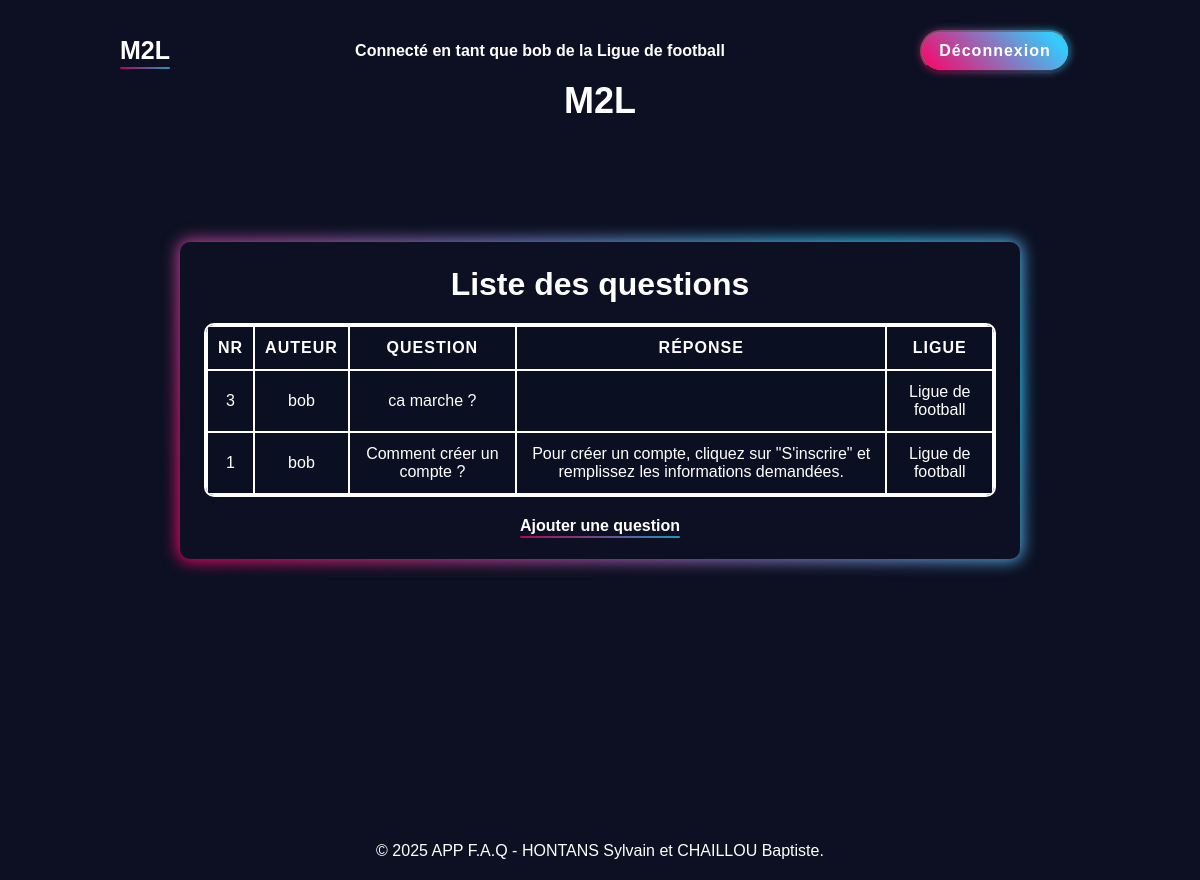
/pages/php/list.php (signed in), run on the app's committed database.
### tables this page shows
CREATE TABLE `ligue` (
  `id_ligue` int(11) NOT NULL,
  `lib_ligue` varchar(50) DEFAULT NULL
);

CREATE TABLE `faq` (
  `id_faq` int(11) NOT NULL,
  `question` varchar(255) DEFAULT NULL,
  `reponse` varchar(255) DEFAULT NULL,
  `dat_question` datetime DEFAULT NULL,
  `dat_reponse` datetime DEFAULT NULL,
  `id_user` int(11) NOT NULL
);

CREATE TABLE `user_` (
  `id_user` int(11) NOT NULL,
  `pseudo` varchar(50) DEFAULT NULL,
  `mail` varchar(50) DEFAULT NULL,
  `mdp` varchar(255) DEFAULT NULL,
  `id_ligue` int(11) NOT NULL,
  `id_usertype` int(11) NOT NULL
);

### template/php/authentification.php (called while the page is built, shortened)
<?php
if (!function_exists('getUserInfo')) {
    function getUserInfo($dbh, $username) {
        $userQuery = "SELECT user_.id_user, user_.id_ligue, usertype.id_usertype, usertype.lib_usertype
                        FROM user_, usertype
                        WHERE user_.id_usertype = usertype.id_usertype
                        AND user_.pseudo = :username";
        try {
            $userStmt = $dbh->prepare($userQuery);
            $userStmt->bindParam(':username', $username, PDO::PARAM_STR);
            $userStmt->execute();
            return $userStmt->fetch(PDO::FETCH_ASSOC);
        } catch (PDOException $ex) {
            die("Erreur lors de la récupération des informations utilisateur : " . $ex->getMessage());
        }
    }
}
if (!function_exists('isAdmin')) {
    function isAdmin($userType) {
        return $userType === 'Admin';
    }
}
if (!function_exists('getFaqMessages')) {
    function getFaqMessages($dbh, $userInfo) {
        $userType = $userInfo['lib_usertype'];
        $userLigue = $userInfo['id_ligue'];
        if (isAdmin($userType)) {
            $sql = "SELECT faq.id_faq, user_.pseudo, faq.question, faq.reponse, ligue.lib_ligue, user_.id_ligue
                    FROM faq, user_, ligue
                    WHERE faq.id_user = user_.id_user
                    AND user_.id_ligue = ligue.id_ligue
                    ORDER BY faq.id_faq DESC";
            $sth = $dbh->prepare($sql);
        } else {
            $sql = "SELECT faq.id_faq, user_.pseudo, faq.question, faq.reponse, ligue.lib_ligue, user_.id_ligue
                    FROM faq, user_, ligue
                    WHERE faq.id_user = user_.id_user
                    AND user_.id_ligue = ligue.id_ligue
                    AND user_.id_ligue = :userLigue
                    ORDER BY faq.id_faq DESC";
            $sth = $dbh->prepare($sql);
            $sth->bindParam(':userLigue', $userLigue, PDO::PARAM_INT);
        }
        try {
            $sth->execute();
            return $sth->fetchAll(PDO::FETCH_ASSOC);
        } catch (PDOException $ex) {
            die("Erreur lors de la récupération des messages : " . $ex->getMessage());
        }
    }
}
?>

### pages/php/list.php (the view, shortened to what this page needs)
<?php
    include '../../template/php/header.php';
    include '../../template/php/authentification.php';
    $dbh = db_connect();
    $userInfo = getUserInfo($dbh, $_SESSION["username"]);
?>
<!DOCTYPE html>
<html lang="fr">
<head>
    <link rel="stylesheet" href="../css/main.css">
</head>
<body>
    <h1 class="titel-appfaq">M2L</h1>
    <div class="container">
    <h2>Liste des questions</h2>
    <?php
        $rows = getFaqMessages($dbh, $userInfo);
        echo "<table>";
        echo "<tr>";
        echo "<th>NR</th>";
        echo "<th>Auteur</th>";
        echo "<th>Question</th>";
        echo "<th>Réponse</th>";
        echo "<th>Ligue</th>";
        echo "</tr>";
        foreach ($rows as $row) {
            echo "<tr>";
            echo "<td>" . $row['id_faq'] . "</td>";
            echo "<td>" . $row['pseudo'] . "</td>";
            echo "<td>" . $row['question'] . "</td>";
            echo "<td>" . $row['reponse'] . "</td>";
            echo "<td>" . $row['lib_ligue'] . "</td>";
            echo "</tr>";
        }
        echo "</table>";
    ?>
    <a href="add.php">Ajouter une question</a>
    </div>
    <?php
        include '../../template/php/footer.php';
    ?>
</body>
</html>

### template/php/header.php (shortened to what this page needs)
<?php
    $base_url = rtrim(str_replace('\\', '/', dirname(dirname(dirname($_SERVER['PHP_SELF'])))), '/');
?>
<header class="header">
    <a class="logo" href="<?= $base_url ?>/pages/php/list.php">M2L</a>
    <h1>
        <?php
            if(isset($_SESSION["username"])) {
                $username = $_SESSION["username"];
                $dbh = db_connect();
                $sql = "SELECT lib_ligue
                        FROM ligue, user_
                        WHERE ligue.id_ligue = user_.id_ligue
                        AND user_.pseudo = :username";
                try {
                    $sth = $dbh->prepare($sql);
                    $sth->bindParam(':username', $username, PDO::PARAM_STR);
                    $sth->execute();
                    $userinfo = $sth->fetch(PDO::FETCH_ASSOC);
                    if($userinfo && isset($userinfo['lib_ligue'])) {
                        echo '<p>Connecté en tant que '. $username . ' de la ' . $userinfo['lib_ligue'] . '</p>';
                    } else {
                        echo '<p>Connecté en tant que '. $username . '</p>';
                    }
                } catch (PDOException $ex) {
                    die("Erreur lors de la requête SQL : " . $ex->getMessage());
                }
            }
        ?>
    </h1>
    <form action="<?= $base_url ?>/pages/php/logout.php" method="POST">
        <button class="btn" type="submit" name="deco">Déconnexion</button>
    </form>
</header>

### pages/css/main.css (style rules this page uses)
* { margin: 0; padding: 0; box-sizing: border-box; font-family: 'TT', sans-serif; }
html { font-size: 16px; scroll-behavior: smooth; }
body { min-height: 100vh; background: #0c1022; color: #fff; }
.header { position: fixed; top: 0; left: 0; width: 100%; background: transparent; display: flex; justify-content: space-between; align-items: center; padding: 15px 5%; flex-direction: column; }
.logo { font-size: 25px; color: #fff; text-decoration: none; font-weight: 600; pointer-events: none; opacity: 0; animation: slideTop 1s ease forwards; }
.container { border-radius: 10px; text-align: center; animation: fadeIn 0.8s ease-in-out; width: auto; min-width: 300px; max-width: 90%; position: relative; background: #0c1022; display: inline-block; left: 50%; transform: translateX(-50%); padding: 1.5rem; margin: 100px auto 40px; }
.titel-appfaq { position: relative; text-align: center; margin-bottom: 20px; margin-top: 100px; color: white; font-size: 56px; animation: fadeIn 0.8s ease-in-out; }
.container::before { content: ''; position: absolute; top: -2px; left: -2px; right: -2px; bottom: -2px; background: linear-gradient(45deg, #f06, #3cf, #f06); background-size: 200%; background-position: 0 0; border-radius: 12px; z-index: -1; filter: blur(8px); transition: 0.5s ease; }
.container::after { content: ''; position: absolute; top: 0; left: 0; right: 0; bottom: 0; border-radius: 10px; background: #0c1022; z-index: -1; }
h2 { font-size: 32px; font-weight: 700; opacity: 0; animation: slideLeft 1s ease forwards; margin-bottom: 15px; }
p, label { font-size: 16px; margin: 20px 0 20px; opacity: 0; animation: slideLeft 1s ease forwards; }
.btn { position: relative; display: inline-flex; justify-content: center; align-items: center; background: yellowgreen; border-radius: 40px; color: #fff; text-decoration: none; font-weight: 600; letter-spacing: 1px; z-index: 1; opacity: 0; animation: slideTop 1s ease forwards; margin: 10px; width: 150px; height: 42px; font-size: 16px; }
.btn::before { content: ''; position: absolute; top: 0; left: 0; inset: 0; background: linear-gradient(45deg, #f06, #3cf, #f06); background-size: 200%; background-position: 0 0; z-index: -1; border-radius: 40px; filter: blur(5px); transition: .5s ease; }
.btn::after { content: ''; position: absolute; top: 0; left: 0; inset: 0; background: linear-gradient(45deg, #f06, #3cf, #f06); background-size: 200%; background-position: 0 0; z-index: -1; border-radius: 40px; transition: .5s ease; }
a { position: relative; color: #fff; text-decoration: none; font-weight: 600; transition: color 0.5s ease, text-shadow 0.5s ease; padding-bottom: 2px; }
a::after { content: ''; position: absolute; bottom: -2px; left: 0; width: 100%; height: 2px; background: linear-gradient(45deg, #f06, #3cf, #f06); background-size: 200%; animation: textGradientMove 5s linear infinite; opacity: 0.7; border-radius: 30px; }
table { width: 100%; border-collapse: collapse; margin: 20px 0; overflow: hidden; border-radius: 10px; border: 2px solid; animation: textGradientMove 5s linear infinite; background-color: rgba(12, 16, 34, 0.8); display: block; overflow-x: auto; }
th, td { padding: 12px 10px; text-align: left; border: 2px solid; text-align: center; }
th { font-weight: bold; text-transform: uppercase; letter-spacing: 1px; }
.titel-appfaq { font-size: 36px; margin-top: 80px; }
@media only screen and (min-width: 1025px) and (max-width: 1200px) { .header { padding: 20px 10%; flex-direction: row; justify-content: space-between; } }
@media only screen and (min-width: 1025px) and (max-width: 1200px) { .container { max-width: 70%; } }

### data on the page
ligue: lib_ligue "Ligue de football"
faq: id_faq "3", id_user.pseudo "bob", question "ca marche ?", ligue.lib_ligue "Ligue de football"
faq: id_faq "1", id_user.pseudo "bob", question "Comment créer un compte ?", reponse "Pour créer un compte, cliquez sur \"S'inscrire\" et remplissez les informations demandées.", ligue.lib_ligue "Ligue de football"

### other printed values
$username "bob"
